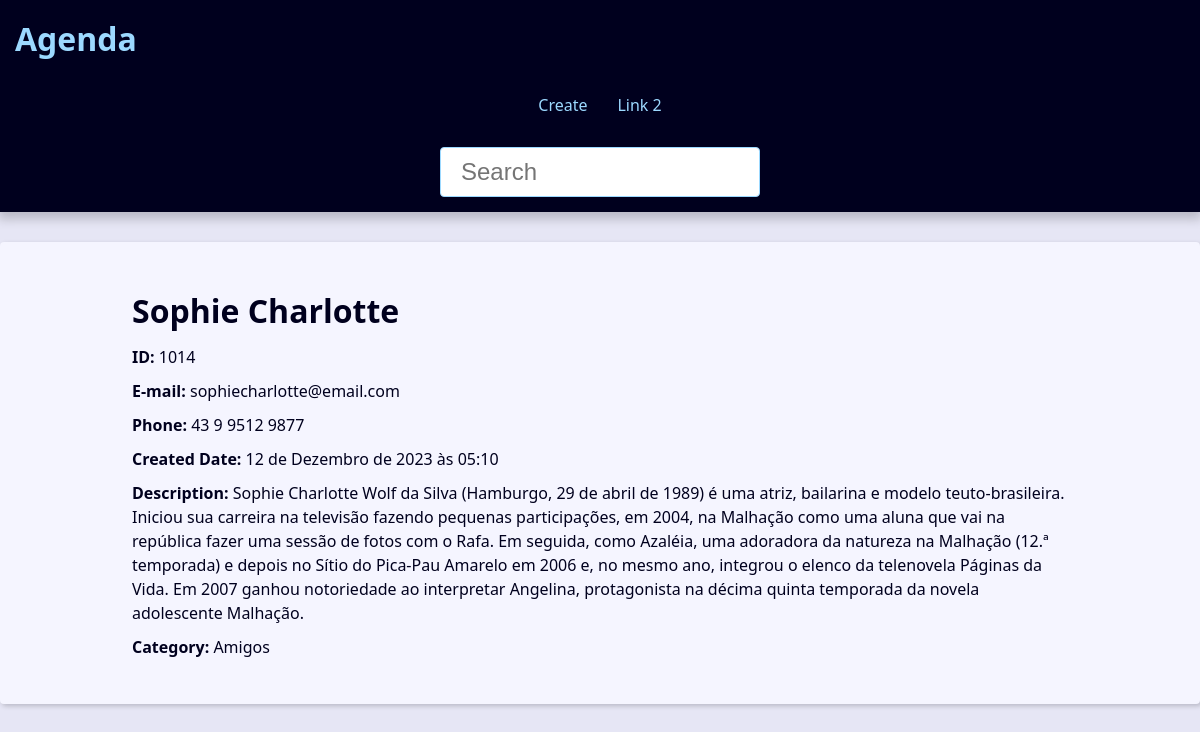
Page /contact/1014/detail/ on the committed database.
### contact/models.py (models this page shows, shortened)
class Contact(models.Model):
    first_name = models.CharField(max_length=50)
    last_name = models.CharField(max_length=50)
    phone = models.CharField(max_length=50)
    email = models.EmailField(max_length=200, blank=True)
    created_date = models.DateTimeField(default=timezone.now)
    description = models.TextField(blank=True)
    show = models.BooleanField(default=True)
    picture = models.ImageField(blank=True, upload_to="pictures/%Y/%m")
    category = models.ForeignKey(
        Category,
        on_delete=models.SET_NULL,
        blank=True,
        null=True,
    )
    owner = models.ForeignKey(
        User,
        on_delete=models.SET_NULL,
        blank=True,
        null=True,
    )

class Category(models.Model):
    class Meta:
        verbose_name = "Category"
        verbose_name_plural = "Categories"
    name = models.CharField(max_length=50)

### contact/views/contact_views.py (the view)
# urls.py: path("contact/<int:contact_id>/detail/", views.contact, name="contact"),
def contact(request, contact_id):
    single_contact = get_object_or_404(Contact, pk=contact_id, show=True)
    contact_name = f"{single_contact.first_name} {single_contact.last_name} - "
    context = {
        "contact": single_contact,
        "site_title": contact_name,
    }
    return render(
        request,
        "contact/contact.html",
        context,
    )

### contact/templates/contact/contact.html
{% extends "global/base.html" %}
{% block content %}
    <div class="single-contact">
        <h1 class="single-contact-name">
            {{ contact.first_name }} {{ contact.last_name }}
        </h1>
        <p><b>ID: </b> {{ contact.id }}</p>
        <p><b>E-mail: </b> {{ contact.email }}</p>
        <p><b>Phone: </b> {{ contact.phone }}</p>
        <p><b>Created Date: </b> {{ contact.created_date }}</p>
        <p><b>Description: </b> {{ contact.description }}</p>
        <p><b>Category: </b> {{ contact.category.name }}</p>
    </div>
{% endblock content %}

### base_static/global/css/style.css (style rules this page uses)
:root { --spacing: 1.5rem; --link-dark-color: rgb(0, 83, 134); --link-light-color: rgb(156, 217, 255); --clr-white: rgb(245, 245, 255); --clr-black: rgb(0, 0, 30); --clr-light-gray: rgb(230, 230, 245); --clr-dark-shadow-5: rgba(0, 0, 10, 5%); --clr-dark-shadow-10: rgba(0, 0, 10, 10%); --clr-dark-shadow-20: rgba(0, 0, 10, 20%); --clr-light-shadow-5: rgba(200, 200, 255, 5%); --clr-light-shadow-10: rgba(200, 200, 255, 10%); --clr-light-shadow-20: rgba(200, 200, 255, 20%); --main-page-width: 120rem; --table-min-width: 60rem; --biggest-font-size: 5rem; --bigger-font-size: 4rem; --big-font-size: 3.2rem; --medium-font-size: 2.4rem; --small-font-size: 1.6rem; --smaller-font-size: 1.4rem; --smallest-font-size: 1.2rem; --transition-fast: 300ms; --transition-medium: 600ms; --transition-slow: 1s; --default-border-radius: 4px; }
*, *::before, *::after { margin: 0; padding: 0; box-sizing: border-box; }
html { font-size: 62.5%; }
body { font-family: system-ui, -apple-system, BlinkMacSystemFont, 'Segoe UI', Roboto, Oxygen, Ubuntu, Cantarell, 'Open Sans', 'Helvetica Neue', sans-serif; line-height: 1.5; font-size: var(--small-font-size); color: var(--clr-black); -webkit-font-smoothing: antialiased; background: var(--clr-light-gray); }
@media (min-width: 600px) { .single-contact { max-width: 80%; margin: calc(var(--spacing) * 2) auto; } }
.single-contact h1 { margin: 1rem 0; }
.single-contact p { margin: 1rem 0; }

### rows in the picture
Contact: first_name "Sophie", last_name "Charlotte", id "1014", email "sophiecharlotte@email.com", phone "43 9 9512 9877", created_date "12 de Dezembro de 2023 às 05:10", description "Sophie Charlotte Wolf da Silva (Hamburgo, 29 de abril de 1989) é uma atriz, bailarina e modelo teuto-brasileira. Iniciou sua carreira na televisão fazendo pequenas participações, em 2004, na Malhação como uma aluna que vai na república fazer uma sessão de fotos com o Rafa. Em seguida, como Azaléia, uma adoradora da natureza na Malhação (12.ª temporada) e depois no Sítio do Pica-Pau Amarelo em 2006 e, no mesmo ano, integrou o elenco da telenovela Páginas da Vida. Em 2007 ganhou notoriedade ao interpretar Angelina, protagonista na décima quinta temporada da novela adolescente Malhação.", category.name "Amigos"
